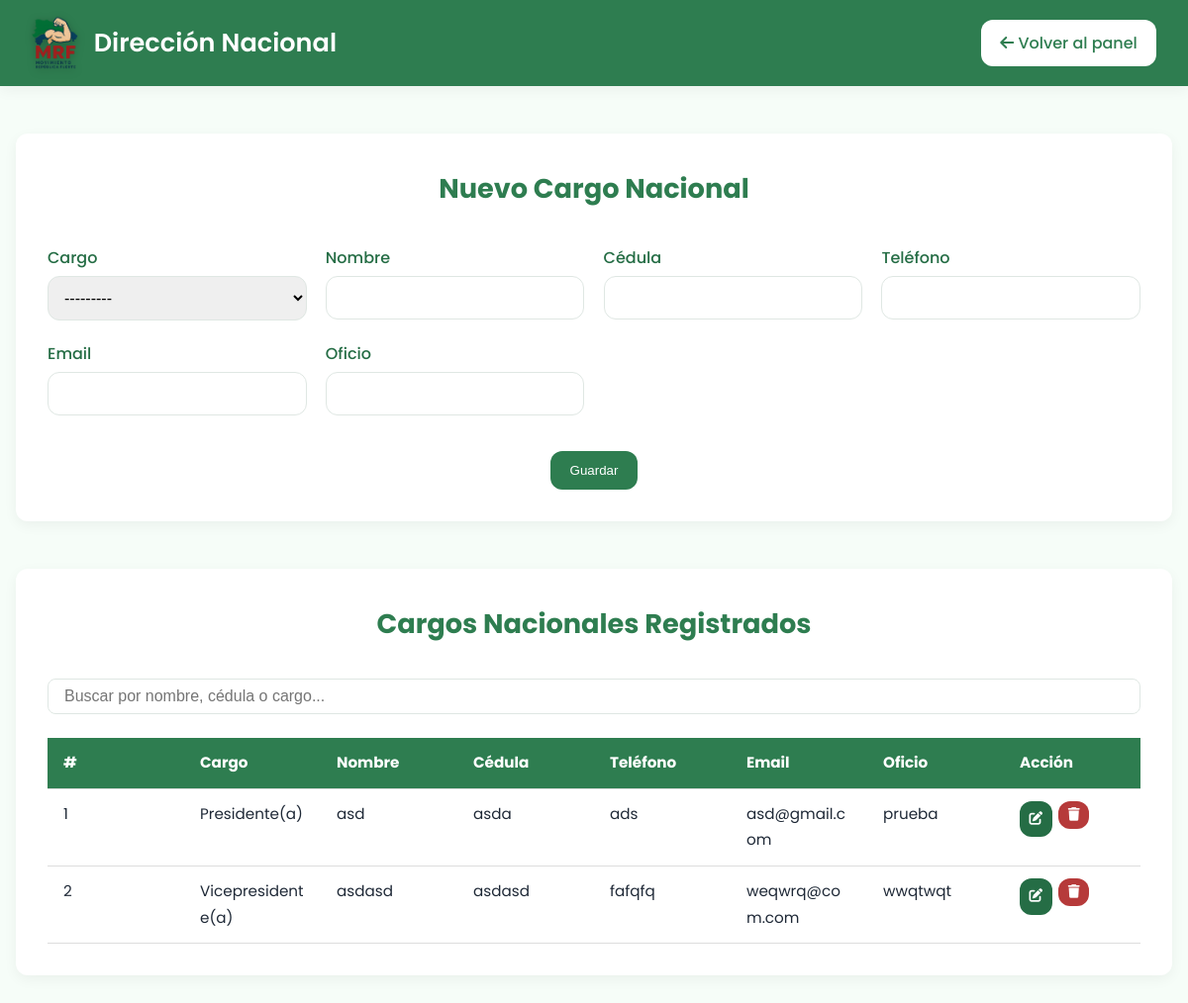
Page /direccion-nacional/ (signed in) on the earlier database version.
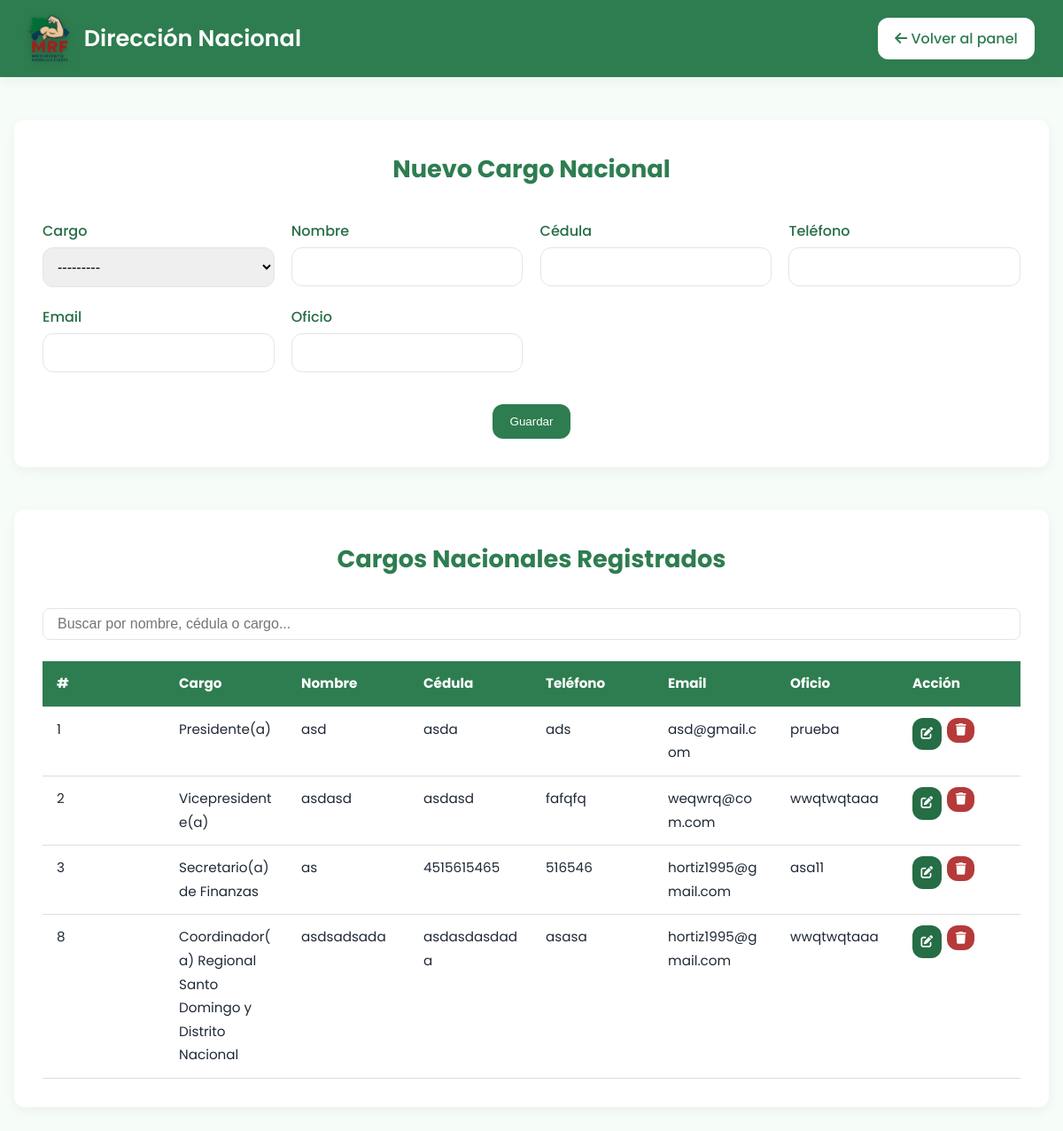
Same page on the later database version.
### registro/models.py (models this page shows, shortened)
class CargoNacional(models.Model):
    CARGOS_CHOICES = [
        (1, 'Presidente(a)'),
        (2, 'Vicepresidente(a)'),
        (3, 'Secretario(a) de Finanzas'),
        (4, 'Coordinador(a) Operativo(a)'),
        (5, 'Coordinador(a) Nacional de la Juventud'),
        (6, 'Coordinador(a) Nacional de Cultos y Organizaciones sin fines de Lucro'),
        (7, 'Coordinadora Nacional de La Mujer'),
        (8, 'Coordinador(a) Regional Santo Domingo y Distrito Nacional'),
        (9, 'Coordinador(a) Regional Región Norte'),
        (10, 'Coordinador(a) Regional Región Sur'),
        (11, 'Coordinador(a) Regional Región Este'),
    ]
    orden = models.PositiveSmallIntegerField(choices=CARGOS_CHOICES, unique=True)
    nombre = models.CharField(max_length=100)
    cedula = models.CharField(max_length=20)
    telefono = models.CharField(max_length=20)
    email = models.EmailField()
    oficio = models.CharField(max_length=100)
    creado_por = models.ForeignKey(User, on_delete=models.CASCADE, null=True, blank=True)

### registro/views.py (the view)
# urls.py: path('direccion-nacional/', views.formulario_direccion_nacional, name='formulario_direccion_nacional'),
@login_required
def formulario_direccion_nacional(request):
    editar_id = request.GET.get('editar_id') or request.POST.get('editar_id')
    cargo_a_editar = None
    if request.method == 'POST':
        if editar_id and editar_id.isdigit():
            cargo_a_editar = get_object_or_404(CargoNacional, id=int(editar_id))
            form = CargoNacionalForm(request.POST, instance=cargo_a_editar)
        else:
            form = CargoNacionalForm(request.POST)
        if form.is_valid():
            cargo = form.save(commit=False)
            cargo.creado_por = request.user
            cargo.save()
            return redirect('formulario_direccion_nacional')
    else:
        if editar_id and editar_id.isdigit():
            cargo_a_editar = get_object_or_404(CargoNacional, id=int(editar_id))
            form = CargoNacionalForm(instance=cargo_a_editar)
        else:
            form = CargoNacionalForm()
    registros = CargoNacional.objects.order_by('orden')
    return render(request, 'formulario_direccion_nacional.html', {
        'form': form,
        'registros': registros,
        'editar_id': editar_id
    })

### registro/forms.py
class CargoNacionalForm(forms.ModelForm):
    class Meta:
        model = CargoNacional
        fields = ['orden', 'nombre', 'cedula', 'telefono', 'email', 'oficio']
        widgets = {
            'orden': forms.Select(attrs={'class': 'form-control'}),
            'nombre': forms.TextInput(attrs={'class': 'form-control'}),
            'cedula': forms.TextInput(attrs={'class': 'form-control'}),
            'telefono': forms.TextInput(attrs={'class': 'form-control'}),
            'email': forms.EmailInput(attrs={'class': 'form-control'}),
            'oficio': forms.TextInput(attrs={'class': 'form-control'}),
        }

### templates/formulario_direccion_nacional.html (shortened to what this page needs)
{% load static %}
<!DOCTYPE html>
<html lang="es">
<head>
  <link href="https://cdnjs.cloudflare.com/ajax/libs/font-awesome/6.4.0/css/all.min.css" rel="stylesheet">
  <link rel="stylesheet" href="{% static 'css/style.css' %}">
</head>
<body>
  <header class="header-prov">
    <div class="header-prov__left">
      <img src="{% static 'img/Logo-mrf.png' %}" alt="Logo Movimiento República Fuerte" class="header-prov__logo">
      <h1 class="header-prov__titulo">Dirección Nacional</h1>
    </div>
    <div class="header-prov__right">
      <a href="{% url 'panel_admin' %}" class="btn btn--light">
        <i class="fas fa-arrow-left"></i> Volver al panel
      </a>
    </div>
  </header>
  <main class="formulario-prov-container">
    <div class="formulario-box">
      <h2 class="form-title">{% if editar_id %}Editar Cargo Nacional{% else %}Nuevo Cargo Nacional{% endif %}</h2>
      <form method="post" class="formulario-modern">
        <div class="form-row"><label>Cargo</label>{{ form.orden }}</div>
        <div class="form-row"><label>Nombre</label>{{ form.nombre }}</div>
        <div class="form-row"><label>Cédula</label>{{ form.cedula }}</div>
        <div class="form-row"><label>Teléfono</label>{{ form.telefono }}</div>
        <div class="form-row"><label>Email</label>{{ form.email }}</div>
        <div class="form-row"><label>Oficio</label>{{ form.oficio }}</div>
        <div class="form-actions">
          <button type="submit" class="btn" style="background: var(--verde-mapa);">Guardar</button>
        </div>
      </form>
    </div>
    <div class="tabla-box">
      <h3 class="form-title">Cargos Nacionales Registrados</h3>
      <input type="text" id="searchInput" placeholder="Buscar por nombre, cédula o cargo..." onkeyup="filtrarTabla()">
      <table class="tabla-registros" id="tablaRegistros">
        <thead>
          <tr>
            <th>#</th>
            <th>Cargo</th>
            <th>Nombre</th>
            <th>Cédula</th>
            <th>Teléfono</th>
            <th>Email</th>
            <th>Oficio</th>
            <th>Acción</th>
          </tr>
        </thead>
        <tbody>
          {% for reg in registros %}
            <tr>
              <td>{{ reg.orden }}</td>
              <td>{{ reg.get_orden_display }}</td>
              <td>{{ reg.nombre }}</td>
              <td>{{ reg.cedula }}</td>
              <td>{{ reg.telefono }}</td>
              <td>{{ reg.email }}</td>
              <td>{{ reg.oficio }}</td>
              <td>
                {% if request.user.is_superuser %}
                  <div style="display: flex; gap: 0.4rem;">
                    <a href="?editar_id={{ reg.id }}" class="btn btn--small btn-editar">
                      <i class="fas fa-edit"></i>
                    </a>
                    <form method="post" action="{% url 'eliminar_cargo_nacional' reg.id %}" onsubmit="return confirm('¿Estás seguro de que deseas eliminar este cargo?');">
                      <button type="submit" class="btn btn--small btn-eliminar">
                        <i class="fas fa-trash"></i>
                      </button>
                    </form>
                  </div>
                {% endif %}
              </td>
            </tr>
          {% empty %}
            <tr><td colspan="8" style="text-align:center;">No hay cargos nacionales registrados aún.</td></tr>
          {% endfor %}
        </tbody>
      </table>
    </div>
  </main>
</body>
</html>

Differences in the rows shown:
changed CargoNacional "Vicepresidente(a)": oficio "wwqtwqt" → "wwqtwqtaaa"
added CargoNacional: orden "3", orden "Secretario(a) de Finanzas", nombre "as", cedula "4515615465", telefono "516546", email "hortiz1995@gmail.com", oficio "asa11"
added CargoNacional: orden "8", orden "Coordinador(a) Regional Santo Domingo y Distrito Nacional", nombre "asdsadsada", cedula "asdasdasdada", telefono "asasa", email "hortiz1995@gmail.com", oficio "wwqtwqtaaa"
